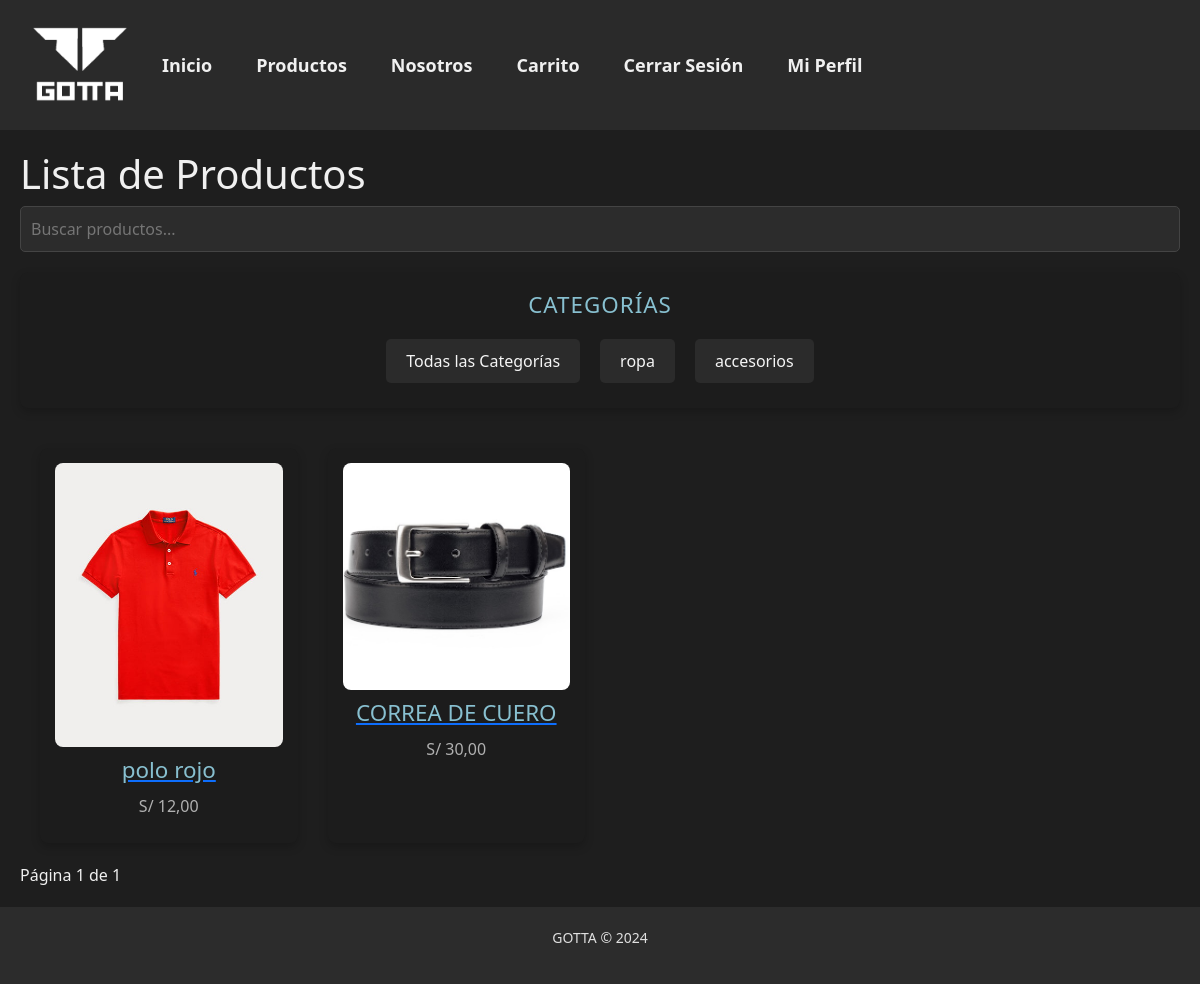
Screenshot of /products/ (signed in) with the database file from the repository.
### appproject/models.py (models this page shows, shortened)
class Category(models.Model):
    name = models.CharField(max_length=100)
    description = models.TextField(blank=True)

class Product(models.Model):
    name = models.CharField(max_length=255)
    description = models.TextField()
    price = models.DecimalField(max_digits=10, decimal_places=2)
    stock = models.PositiveIntegerField()
    category = models.ForeignKey(Category, on_delete=models.CASCADE)
    image = models.ImageField(upload_to='products/')
    created_at = models.DateTimeField(auto_now_add=True)

### appproject/views.py (the view)
# urls.py: path('products/', views.products_list, name='products_list'),  # Listado de productos
def products_list(request):
    query = request.GET.get('q')  # Para la búsqueda
    category_id = request.GET.get('category')  # Capturar el filtro de categoría
    categories = Category.objects.all()
    products = Product.objects.all()
    if query:
        products = products.filter(name__icontains=query)
    if category_id:
        category = get_object_or_404(Category, id=category_id)
        products = products.filter(category=category)
    paginator = Paginator(products, 12)  # 12 productos por página
    page_number = request.GET.get('page')
    page_obj = paginator.get_page(page_number)
    return render(request, 'pages/products_list.html', {
        'categories': categories,
        'page_obj': page_obj,
        'selected_category': category_id
    })

### appproject/templates/pages/products_list.html (shortened to what this page needs)
{% extends 'base.html' %}
{% block content %}
<h1 id="titulo-lista-productos">Lista de Productos</h1>
<input type="text" id="search-input" class="search-bar" placeholder="Buscar productos...">
<div id="category-filters" class="category-filters">
    <h3>Categorías</h3>
    <ul>
        <li><a href="{% url 'products_list' %}">Todas las Categorías</a></li>
        {% for category in categories %}
        <li>
            <a href="?category={{ category.id }}">{{ category.name }}</a>
        </li>
        {% endfor %}
    </ul>
</div>
<div class="products" id="products-container">
    {% for product in page_obj %}
    <div class="product" id="product-{{ product.id }}">
        <a href="{% url 'product_detail' product.id %}" id="product-link-{{ product.id }}">
            <img id="product-image-{{ product.id }}" src="{{ product.image.url }}" alt="{{ product.name }}">
            <h3 id="product-name-{{ product.id }}">{{ product.name }}</h3>
        </a>
        <p id="product-price-{{ product.id }}">S/ {{ product.price }}</p>
    </div>
    {% empty %}
    <p id="no-products-message">No hay productos disponibles.</p>
    {% endfor %}
</div>
<div class="pagination" id="pagination-container">
    <span class="step-links">
        <span>Página {{ page_obj.number }} de {{ page_obj.paginator.num_pages }}</span>
    </span>
</div>
{% endblock %}

### appproject/static/css/main.css (style rules this page uses)
body { font-family: 'Nunito', sans-serif; background-color: #1e1e1e; color: #e0e0e0; margin: 0; padding: 0; line-height: 1.6; }
a { color: #88c0d0; text-decoration: none; transition: color 0.3s ease; }

### appproject/static/css/home.css (style rules this page uses)
#products-container { display: grid; grid-template-columns: repeat(auto-fill, minmax(250px, 1fr)); gap: 30px; }

### appproject/static/css/products_list.css (style rules this page uses)
.products { display: grid; grid-template-columns: repeat(4, 1fr); gap: 20px; padding: 20px; }
.product { background-color: #1c1c1c; padding: 15px; border: none; border-radius: 8px; box-shadow: 0 4px 10px rgba(0, 0, 0, 0.2); transition: transform 0.3s ease, box-shadow 0.3s ease, filter 0.3s ease; text-align: center; color: #f5f5f5; overflow: hidden; cursor: pointer; }
.product img { max-width: 100%; border-radius: 8px; transition: transform 0.3s ease; }
.product h3 { color: #88c0d0; font-size: 1.4rem; margin: 10px 0; }
.product p { color: #b0b0b0; font-size: 1rem; margin: 10px 0; }
a { color: #88c0d0; text-decoration: none; transition: color 0.3s ease; }
#search-input { width: 100%; padding: 10px; margin-bottom: 20px; font-size: 16px; border: 1px solid #444444; border-radius: 5px; background-color: #2c2c2c; color: #e0e0e0; transition: border-color 0.3s ease; }
.category-filters { margin-bottom: 20px; padding: 20px; background-color: #1c1c1c; border-radius: 8px; box-shadow: 0 4px 10px rgba(0, 0, 0, 0.2); color: #f5f5f5; }
.category-filters h3 { font-size: 1.4rem; margin-bottom: 15px; color: #88c0d0; text-align: center; text-transform: uppercase; letter-spacing: 1px; }
.category-filters ul { list-style-type: none; padding: 0; margin: 0; display: flex; flex-wrap: wrap; justify-content: center; }
.category-filters ul li { margin: 5px 10px; }
.category-filters ul li a { color: #f5f5f5; background-color: #2b2b2b; padding: 10px 20px; border-radius: 5px; text-decoration: none; transition: background-color 0.3s ease, transform 0.2s ease; display: block; font-size: 1rem; text-align: center; }

### appproject/static/css/base.css (style rules this page uses)
body { font-family: 'Nunito', sans-serif; background-color: #1b1b1b; color: #f0f0f0; margin: 0; padding: 0; line-height: 1.6; min-height: 100vh; display: flex; flex-direction: column; }

### rows the page displays
Category: name "ropa"
Category: name "accesorios"
Product: image (picture), name "polo rojo", price "12,00"
Product: image (picture), name "CORREA DE CUERO", price "30,00"

### other values shown
{{ page_obj.number }} "1"
{{ page_obj.paginator.num_pages }} "1"
